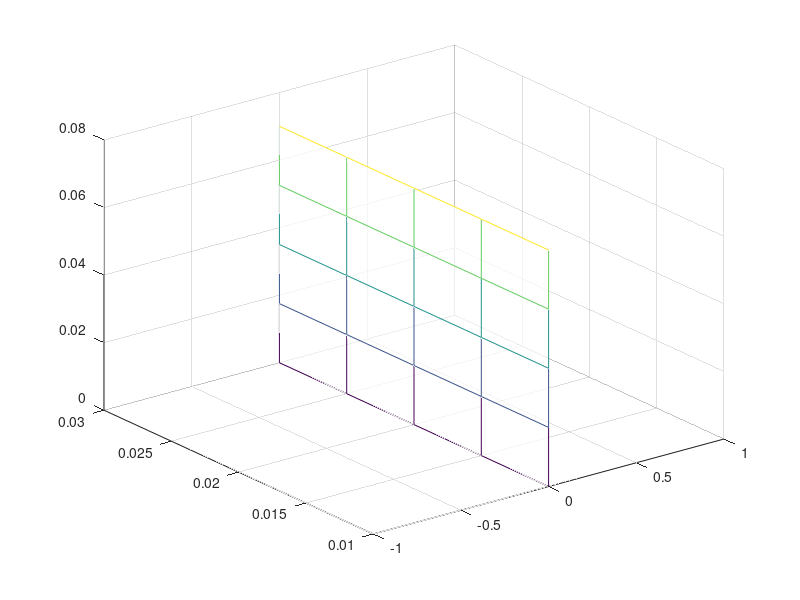

MATLAB code to generate this figure:
% output gap= 0 
% 1-st condition for steady state 
%[imin, imax]: interest rate bounds

% building a wall starting at imin up to imax
% at y= 0; width [-.01 .06] 
%hight= [imin:.005:imax];

pimin=0.01;
pimax=0.03;

imin=0;
imax=0.07;


width =  [pimin:.005: pimax];
lypi= length(width);
xy= zeros(1,lypi);
[Xy,Ypi]= meshgrid(xy,width);
Zi= ones(lypi);
for k= 1:lypi
Zi(k,:)= (k-1)/(lypi-1)*(imax-imin)*ones(1,lypi);
end
mesh(Xy,Ypi,Zi', 'FaceColor', [1,1,1], 'FaceAlpha', 0.7)